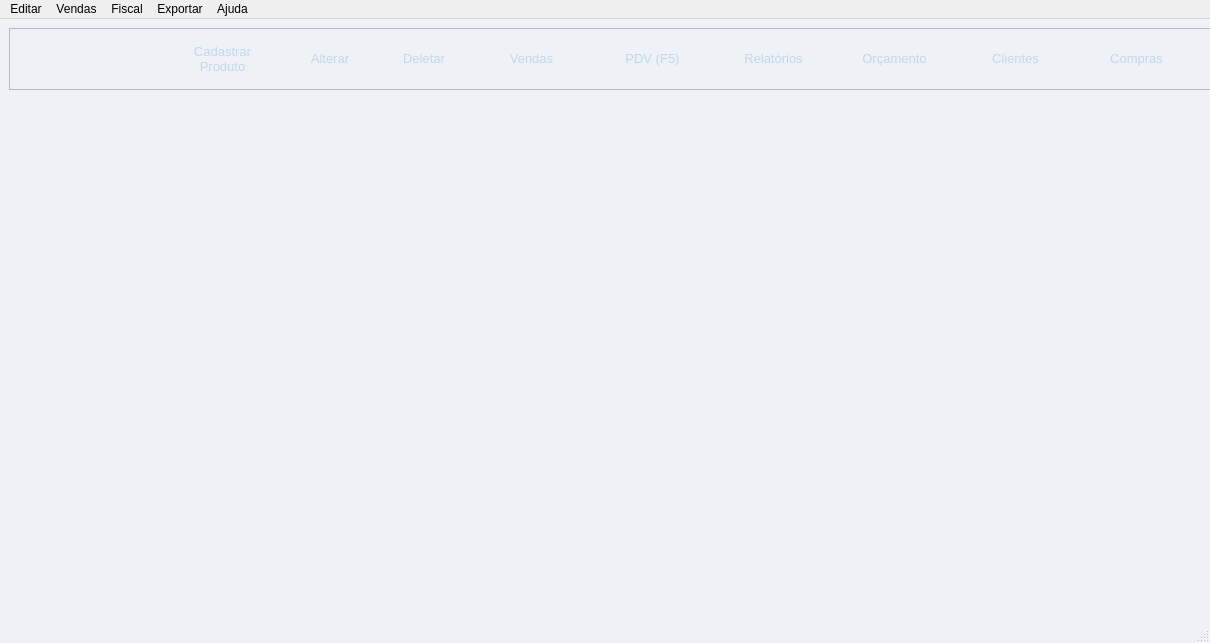
<?xml version="1.0" encoding="UTF-8"?>
<ui version="4.0">
 <class>MainWindow</class>
 <widget class="QMainWindow" name="MainWindow">
  <property name="geometry">
   <rect>
    <x>0</x>
    <y>0</y>
    <width>1210</width>
    <height>643</height>
   </rect>
  </property>
  <property name="sizePolicy">
   <sizepolicy hsizetype="Fixed" vsizetype="Fixed">
    <horstretch>0</horstretch>
    <verstretch>0</verstretch>
   </sizepolicy>
  </property>
  <property name="minimumSize">
   <size>
    <width>875</width>
    <height>600</height>
   </size>
  </property>
  <property name="maximumSize">
   <size>
    <width>16777215</width>
    <height>16777215</height>
   </size>
  </property>
  <property name="sizeIncrement">
   <size>
    <width>1</width>
    <height>1</height>
   </size>
  </property>
  <property name="windowTitle">
   <string>Janela Principal - MercadoPro</string>
  </property>
  <property name="styleSheet">
   <string notr="true">
#MainWindow {
  background-color: #eef2f7;
}
QPushButton {
  background-color: rgb(43, 132, 191);
  color: rgb(255, 255, 255);
  font-size: 13px;
  border-radius: 10px;
}
QPushButton:hover {
  background-color: rgb(13, 92, 161);
}
QPushButton:pressed {
  color: rgb(255, 255, 255);
  background-color: rgb(153, 193, 241);
  font-size: 13px;
  border-radius: 10px;
}
QGroupBox {
  background-color: #e3e9f1;
  font: 700 9pt &quot;Segoe UI&quot;;
  font-size: 15px;
}
QTableView {
  background-color: #ffffff;
  alternate-background-color: #f5f8fc;
  border: 1px solid #e2e8f0;
  border-radius: 6px;
  gridline-color: #e2e8f0;
  selection-background-color: #d3e8f8;
  selection-color: #0b2540;
  outline: none;
}
QTableView::item { padding: 4px 6px; border: none; }
QTableView::item:hover { background-color: #eaf3fb; }
QTableView::item:selected { background-color: #d3e8f8; color: #0b2540; }
QTableView::item:focus { border: none; outline: none; }
QHeaderView::section {
  background-color: #eaf0f7;
  color: #1e3a5f;
  font-weight: 700;
  border: none;
  border-bottom: 2px solid #2b84bf;
  border-right: 1px solid #e2e8f0;
  padding: 6px 8px;
}
QHeaderView::section:last {
  border-right: none;
}
QScrollBar:vertical {
  background: #f1f5f9;
  width: 8px;
  border-radius: 4px;
}
QScrollBar::handle:vertical {
  background: #cbd5e1;
  border-radius: 4px;
  min-height: 20px;
}
QScrollBar::add-line:vertical, QScrollBar::sub-line:vertical {
  height: 0px;
}
   </string>
  </property>
  <property name="dockNestingEnabled">
   <bool>true</bool>
  </property>
  <property name="unifiedTitleAndToolBarOnMac">
   <bool>true</bool>
  </property>
  <widget class="QWidget" name="centralwidget">
   <layout class="QGridLayout" name="gridLayout">
    <item row="0" column="0" colspan="2">
     <widget class="QFrame" name="frameHeaderBar">
      <property name="sizePolicy">
       <sizepolicy hsizetype="Minimum" vsizetype="Minimum">
        <horstretch>0</horstretch>
        <verstretch>0</verstretch>
       </sizepolicy>
      </property>
      <property name="minimumSize">
       <size>
        <width>1500</width>
        <height>62</height>
       </size>
      </property>
      <property name="maximumSize">
       <size>
        <width>16777215</width>
        <height>62</height>
       </size>
      </property>
      <property name="styleSheet">
       <string notr="true">
QFrame {
  background-color: qlineargradient(spread:pad, x1:0, y1:0, x2:0, y2:1,
    stop:0 rgb(38, 62, 92), stop:1 rgb(24, 42, 66));
  border-bottom: 2px solid rgb(43, 132, 191);
}
QPushButton {
  background-color: transparent;
  font: 600 10pt &quot;Segoe UI&quot;;
  color: rgb(195, 215, 235);
  border: none;
  border-radius: 7px;
  padding: 4px 6px;
}
QPushButton:hover {
  background-color: rgba(43, 132, 191, 150);
  color: white;
}
QPushButton:pressed {
  background-color: rgba(153, 193, 241, 100);
  color: white;
}
       </string>
      </property>
      <property name="frameShape">
       <enum>QFrame::Shape::StyledPanel</enum>
      </property>
      <property name="frameShadow">
       <enum>QFrame::Shadow::Raised</enum>
      </property>
      <widget class="QWidget" name="layoutWidget">
       <property name="geometry">
        <rect>
         <x>0</x>
         <y>0</y>
         <width>1201</width>
         <height>62</height>
        </rect>
       </property>
       <layout class="QHBoxLayout" name="horizontalLayout_8">
        <property name="spacing">
         <number>6</number>
        </property>
        <item>
         <layout class="QHBoxLayout" name="horizontalLayout_5">
          <property name="spacing">
           <number>6</number>
          </property>
          <item>
           <layout class="QHBoxLayout" name="horizontalLayout_10">
            <item>
             <widget class="QLabel" name="label_6">
              <property name="minimumSize">
               <size>
                <width>150</width>
                <height>38</height>
               </size>
              </property>
              <property name="maximumSize">
               <size>
                <width>160</width>
                <height>48</height>
               </size>
              </property>
              <property name="styleSheet">
               <string notr="true">border-right: 2px solid rgba(43, 132, 191, 180);</string>
              </property>
              <property name="text">
               <string/>
              </property>
              <property name="pixmap">
               <pixmap resource="../Imagens/recursosImg.qrc">:/QEstoqueLOja/logo-completo-claro.png</pixmap>
              </property>
              <property name="scaledContents">
               <bool>true</bool>
              </property>
              <property name="margin">
               <number>3</number>
              </property>
             </widget>
            </item>
            <item>
             <layout class="QHBoxLayout" name="horizontalLayout_9">
              <item>
               <layout class="QHBoxLayout" name="horizontalLayout_7">
                <item>
                 <widget class="QPushButton" name="Btn_AddProd">
                  <property name="sizePolicy">
                   <sizepolicy hsizetype="Fixed" vsizetype="Fixed">
                    <horstretch>0</horstretch>
                    <verstretch>0</verstretch>
                   </sizepolicy>
                  </property>
                  <property name="minimumSize">
                   <size>
                    <width>115</width>
                    <height>43</height>
                   </size>
                  </property>
                  <property name="maximumSize">
                   <size>
                    <width>95</width>
                    <height>43</height>
                   </size>
                  </property>
                  <property name="text">
                   <string>Cadastrar
Produto</string>
                  </property>
                  <property name="icon">
                   <iconset theme="address-book-new"/>
                  </property>
                  <property name="iconSize">
                   <size>
                    <width>26</width>
                    <height>26</height>
                   </size>
                  </property>
                 </widget>
                </item>
                <item>
                 <widget class="QPushButton" name="Btn_Alterar">
                  <property name="sizePolicy">
                   <sizepolicy hsizetype="Fixed" vsizetype="Fixed">
                    <horstretch>0</horstretch>
                    <verstretch>0</verstretch>
                   </sizepolicy>
                  </property>
                  <property name="minimumSize">
                   <size>
                    <width>88</width>
                    <height>43</height>
                   </size>
                  </property>
                  <property name="maximumSize">
                   <size>
                    <width>88</width>
                    <height>43</height>
                   </size>
                  </property>
                  <property name="text">
                   <string>Alterar</string>
                  </property>
                  <property name="iconSize">
                   <size>
                    <width>26</width>
                    <height>26</height>
                   </size>
                  </property>
                 </widget>
                </item>
                <item>
                 <widget class="QPushButton" name="Btn_Delete">
                  <property name="sizePolicy">
                   <sizepolicy hsizetype="Fixed" vsizetype="Fixed">
                    <horstretch>0</horstretch>
                    <verstretch>0</verstretch>
                   </sizepolicy>
                  </property>
                  <property name="minimumSize">
                   <size>
                    <width>88</width>
                    <height>43</height>
                   </size>
                  </property>
                  <property name="maximumSize">
                   <size>
                    <width>88</width>
                    <height>43</height>
                   </size>
                  </property>
                  <property name="styleSheet">
                   <string notr="true">
#Btn_Delete:hover {
  background-color: rgb(191, 61, 64);
}
#Btn_Delete:pressed {
  background-color: rgb(255, 96, 99);
}
                   </string>
                  </property>
                  <property name="text">
                   <string>Deletar</string>
                  </property>
                  <property name="iconSize">
                   <size>
                    <width>26</width>
                    <height>26</height>
                   </size>
                  </property>
                 </widget>
                </item>
               </layout>
              </item>
              <item>
               <widget class="QPushButton" name="Btn_Venda">
                <property name="sizePolicy">
                 <sizepolicy hsizetype="Fixed" vsizetype="Fixed">
                  <horstretch>0</horstretch>
                  <verstretch>0</verstretch>
                 </sizepolicy>
                </property>
                <property name="minimumSize">
                 <size>
                  <width>115</width>
                  <height>43</height>
                 </size>
                </property>
                <property name="maximumSize">
                 <size>
                  <width>115</width>
                  <height>43</height>
                 </size>
                </property>
                <property name="styleSheet">
                 <string notr="true">
#Btn_Venda:hover {
  background-color: rgb(03, 75, 119);
}
#Btn_Venda:pressed {
  background-color: rgb(153, 193, 241);
}
                 </string>
                </property>
                <property name="text">
                 <string>Vendas</string>
                </property>
                <property name="iconSize">
                 <size>
                  <width>26</width>
                  <height>26</height>
                 </size>
                </property>
               </widget>
              </item>
              <item>
               <widget class="QPushButton" name="Btn_PDV">
                <property name="sizePolicy">
                 <sizepolicy hsizetype="Fixed" vsizetype="Fixed">
                  <horstretch>0</horstretch>
                  <verstretch>0</verstretch>
                 </sizepolicy>
                </property>
                <property name="minimumSize">
                 <size>
                  <width>115</width>
                  <height>43</height>
                 </size>
                </property>
                <property name="maximumSize">
                 <size>
                  <width>115</width>
                  <height>43</height>
                 </size>
                </property>
                <property name="styleSheet">
                 <string notr="true">
#Btn_PDV:hover {
  background-color: rgb(03, 75, 119);
}
#Btn_PDV:pressed {
  background-color: rgb(153, 193, 241);
}
                 </string>
                </property>
                <property name="toolTip">
                 <string>Abre direto a tela de venda (F5)</string>
                </property>
                <property name="text">
                 <string>PDV (F5)</string>
                </property>
                <property name="iconSize">
                 <size>
                  <width>26</width>
                  <height>26</height>
                 </size>
                </property>
               </widget>
              </item>
              <item>
               <widget class="QPushButton" name="Btn_Relatorios">
                <property name="sizePolicy">
                 <sizepolicy hsizetype="Fixed" vsizetype="Fixed">
                  <horstretch>0</horstretch>
                  <verstretch>0</verstretch>
                 </sizepolicy>
                </property>
                <property name="minimumSize">
                 <size>
                  <width>115</width>
                  <height>43</height>
                 </size>
                </property>
                <property name="maximumSize">
                 <size>
                  <width>120</width>
                  <height>43</height>
                 </size>
                </property>
                <property name="styleSheet">
                 <string notr="true">
#Btn_Relatorios:hover {
  background-color: rgb(03, 75, 119);
}
#Btn_Relatorios:pressed {
  background-color: rgb(153, 193, 241);
}
                 </string>
                </property>
                <property name="text">
                 <string>Relatórios</string>
                </property>
                <property name="iconSize">
                 <size>
                  <width>26</width>
                  <height>26</height>
                 </size>
                </property>
               </widget>
              </item>
              <item>
               <widget class="QPushButton" name="Btn_Orcamento">
                <property name="sizePolicy">
                 <sizepolicy hsizetype="Fixed" vsizetype="Fixed">
                  <horstretch>0</horstretch>
                  <verstretch>0</verstretch>
                 </sizepolicy>
                </property>
                <property name="minimumSize">
                 <size>
                  <width>115</width>
                  <height>43</height>
                 </size>
                </property>
                <property name="maximumSize">
                 <size>
                  <width>115</width>
                  <height>43</height>
                 </size>
                </property>
                <property name="styleSheet">
                 <string notr="true">
#Btn_Orcamento:hover {
  background-color: rgb(03, 75, 119);
}
#Btn_Orcamento:pressed {
  background-color: rgb(153, 193, 241);
}
                 </string>
                </property>
                <property name="text">
                 <string>Orçamento</string>
                </property>
                <property name="iconSize">
                 <size>
                  <width>26</width>
                  <height>26</height>
                 </size>
                </property>
               </widget>
              </item>
              <item>
               <widget class="QPushButton" name="Btn_Clientes">
                <property name="minimumSize">
                 <size>
                  <width>115</width>
                  <height>43</height>
                 </size>
                </property>
                <property name="text">
                 <string>Clientes</string>
                </property>
                <property name="iconSize">
                 <size>
                  <width>26</width>
                  <height>26</height>
                 </size>
                </property>
               </widget>
              </item>
              <item>
               <widget class="QPushButton" name="Btn_Entradas">
                <property name="minimumSize">
                 <size>
                  <width>115</width>
                  <height>43</height>
                 </size>
                </property>
                <property name="text">
                 <string>Compras</string>
                </property>
                <property name="icon">
                 <iconset resource="../Imagens/recursosImg.qrc">
                  <normaloff>:/QEstoqueLOja/view-financial-transfer-reconciled.svg</normaloff>:/QEstoqueLOja/view-financial-transfer-reconciled.svg</iconset>
                </property>
                <property name="iconSize">
                 <size>
                  <width>26</width>
                  <height>26</height>
                 </size>
                </property>
               </widget>
              </item>
              <item>
               <spacer name="horizontalSpacer">
                <property name="orientation">
                 <enum>Qt::Orientation::Horizontal</enum>
                </property>
                <property name="sizeHint" stdset="0">
                 <size>
                  <width>40</width>
                  <height>20</height>
                 </size>
                </property>
               </spacer>
              </item>
             </layout>
            </item>
           </layout>
          </item>
         </layout>
        </item>
       </layout>
      </widget>
     </widget>
    </item>
    <item row="2" column="1">
     <widget class="QStackedWidget" name="pilhaPrincipal">
      <property name="currentIndex">
       <number>0</number>
      </property>
      <widget class="QWidget" name="paginaMenu"/>
      <widget class="QWidget" name="paginaProdutos">
       <layout class="QVBoxLayout" name="verticalLayout_2">
      <item>
       <layout class="QHBoxLayout" name="horizontalLayout_6">
        <property name="spacing">
         <number>0</number>
        </property>
        <item>
         <widget class="CustomLineEdit" name="Ledit_Pesquisa">
          <property name="minimumSize">
           <size>
            <width>200</width>
            <height>32</height>
           </size>
          </property>
          <property name="maximumSize">
           <size>
            <width>16777215</width>
            <height>32</height>
           </size>
          </property>
          <property name="styleSheet">
           <string notr="true">
QLineEdit {
  background-color: white;
  border: 1px solid rgb(175, 185, 205);
  border-right: none;
  border-top-left-radius: 8px;
  border-bottom-left-radius: 8px;
  border-top-right-radius: 0px;
  border-bottom-right-radius: 0px;
  padding: 2px 10px;
  font-size: 12px;
  color: rgb(45, 55, 75);
}
QLineEdit:focus {
  border-color: rgb(43, 132, 191);
  border-right: none;
}
           </string>
          </property>
          <property name="placeholderText">
           <string>  Pesquisar por descrição ou código de barras</string>
          </property>
         </widget>
        </item>
        <item>
         <widget class="QPushButton" name="Btn_Pesquisa">
          <property name="sizePolicy">
           <sizepolicy hsizetype="Fixed" vsizetype="Fixed">
            <horstretch>0</horstretch>
            <verstretch>0</verstretch>
           </sizepolicy>
          </property>
          <property name="minimumSize">
           <size>
            <width>38</width>
            <height>32</height>
           </size>
          </property>
          <property name="maximumSize">
           <size>
            <width>38</width>
            <height>32</height>
           </size>
          </property>
          <property name="styleSheet">
           <string notr="true">
QPushButton {
  background-color: rgb(43, 132, 191);
  border: 1px solid rgb(43, 132, 191);
  border-top-left-radius: 0px;
  border-bottom-left-radius: 0px;
  border-top-right-radius: 8px;
  border-bottom-right-radius: 8px;
}
QPushButton:hover {
  background-color: rgb(13, 92, 161);
  border-color: rgb(13, 92, 161);
}
QPushButton:pressed {
  background-color: rgb(153, 193, 241);
}
           </string>
          </property>
          <property name="text">
           <string/>
          </property>
          <property name="iconSize">
           <size>
            <width>18</width>
            <height>18</height>
           </size>
          </property>
         </widget>
        </item>
        <item>
         <spacer name="searchSpacer">
          <property name="orientation">
           <enum>Qt::Orientation::Horizontal</enum>
          </property>
          <property name="sizeHint" stdset="0">
           <size>
            <width>40</width>
            <height>20</height>
           </size>
          </property>
         </spacer>
        </item>
       </layout>
      </item>
      <item>
       <widget class="QLabel" name="label">
        <property name="styleSheet">
         <string notr="true">font: 700 9pt &quot;Segoe UI&quot;; font-size: 15px;</string>
        </property>
        <property name="text">
         <string>Produtos:</string>
        </property>
       </widget>
      </item>
      <item>
       <widget class="QTableView" name="Tview_Produtos">
        <property name="minimumSize">
         <size>
          <width>750</width>
          <height>350</height>
         </size>
        </property>
        <property name="maximumSize">
         <size>
          <width>16777215</width>
          <height>16777215</height>
         </size>
        </property>
        <property name="baseSize">
         <size>
          <width>100</width>
          <height>200</height>
         </size>
        </property>
        <property name="contextMenuPolicy">
         <enum>Qt::ContextMenuPolicy::CustomContextMenu</enum>
        </property>
        <property name="autoFillBackground">
         <bool>false</bool>
        </property>
        <property name="alternatingRowColors">
         <bool>true</bool>
        </property>
        <property name="selectionMode">
         <enum>QAbstractItemView::SelectionMode::SingleSelection</enum>
        </property>
        <property name="selectionBehavior">
         <enum>QAbstractItemView::SelectionBehavior::SelectRows</enum>
        </property>
        <property name="showGrid">
         <bool>false</bool>
        </property>
        <attribute name="horizontalHeaderCascadingSectionResizes">
         <bool>false</bool>
        </attribute>
        <attribute name="horizontalHeaderDefaultSectionSize">
         <number>105</number>
        </attribute>
        <attribute name="horizontalHeaderStretchLastSection">
         <bool>true</bool>
        </attribute>
        <attribute name="verticalHeaderVisible">
         <bool>false</bool>
        </attribute>
       </widget>
      </item>
       </layout>
      </widget>
     </widget>
    </item>
   </layout>
  </widget>
  <widget class="QStatusBar" name="statusbar"/>
  <widget class="QMenuBar" name="menuBar">
   <property name="geometry">
    <rect>
     <x>0</x>
     <y>0</y>
     <width>1210</width>
     <height>20</height>
    </rect>
   </property>
   <widget class="QMenu" name="menuVendas">
    <property name="title">
     <string>Vendas</string>
    </property>
    <addaction name="actionRealizar_Venda"/>
   </widget>
   <widget class="QMenu" name="menuEditar">
    <property name="title">
     <string>Editar</string>
    </property>
    <addaction name="actionConfig"/>
   </widget>
   <widget class="QMenu" name="menuAjuda">
    <property name="title">
     <string>Ajuda</string>
    </property>
    <addaction name="actionDocumenta_o"/>
    <addaction name="actionSobre"/>
   </widget>
   <widget class="QMenu" name="menuFiscal">
    <property name="title">
     <string>Fiscal</string>
    </property>
    <addaction name="actionMonitor_Fiscal"/>
    <addaction name="actionEnviar_Notas_Contador"/>
    <addaction name="actionInutilizar_Numera_o_NF"/>
    <addaction name="actionEnviar_Carta_de_Corre_o"/>
   </widget>
   <widget class="QMenu" name="menuExportar">
    <property name="title">
     <string>Exportar</string>
    </property>
    <widget class="QMenu" name="menuBanco_de_Dados">
     <property name="title">
      <string>Banco de Dados</string>
     </property>
     <addaction name="actionSQLite"/>
    </widget>
    <addaction name="menuBanco_de_Dados"/>
   </widget>
   <addaction name="menuEditar"/>
   <addaction name="menuVendas"/>
   <addaction name="menuFiscal"/>
   <addaction name="menuExportar"/>
   <addaction name="menuAjuda"/>
  </widget>
  <action name="actionteste">
   <property name="text">
    <string>teste</string>
   </property>
  </action>
  <action name="actionGerar_Relat_rio_CSV">
   <property name="text">
    <string>Gerar lista Produtos CSV</string>
   </property>
   <property name="statusTip">
    <string> F12</string>
   </property>
   <property name="shortcut">
    <string>F7</string>
   </property>
  </action>
  <action name="actionRealizar_Venda">
   <property name="text">
    <string>Realizar Venda</string>
   </property>
   <property name="shortcut">
    <string>F5</string>
   </property>
  </action>
  <action name="actionTodos_Produtos">
   <property name="text">
    <string>Todos Produtos</string>
   </property>
  </action>
  <action name="actionApenas_NF">
   <property name="text">
    <string>Apenas NF</string>
   </property>
  </action>
  <action name="actionSem_NF">
   <property name="text">
    <string>Sem NF</string>
   </property>
  </action>
  <action name="actionConfig">
   <property name="text">
    <string>Configurações</string>
   </property>
  </action>
  <action name="actionDocumenta_o">
   <property name="text">
    <string>Documentação</string>
   </property>
  </action>
  <action name="actionEnviar">
   <property name="text">
    <string>Enviar notas ao contador</string>
   </property>
  </action>
  <action name="actionSobre">
   <property name="text">
    <string>Sobre</string>
   </property>
  </action>
  <action name="actionMonitor_Fiscal">
   <property name="text">
    <string>Monitor Fiscal</string>
   </property>
  </action>
  <action name="actionEnviar_Notas_Contador">
   <property name="text">
    <string>Enviar Notas ao Contador</string>
   </property>
  </action>
  <action name="actionInutilizar_Numera_o_NF">
   <property name="text">
    <string>Inutilizar Numeração NF</string>
   </property>
  </action>
  <action name="actionEnviar_Carta_de_Corre_o">
   <property name="text">
    <string>Enviar Carta de Correção</string>
   </property>
  </action>
  <action name="actionSQLite">
   <property name="text">
    <string>SQLite</string>
   </property>
  </action>
 </widget>
 <customwidgets>
  <customwidget>
   <class>CustomLineEdit</class>
   <extends>QLineEdit</extends>
   <header>customlineedit.h</header>
  </customwidget>
 </customwidgets>
 <resources>
  <include location="../Imagens/recursosImg.qrc"/>
 </resources>
 <connections/>
</ui>
